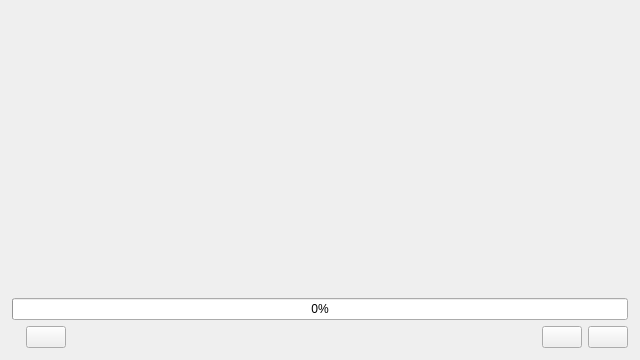
<?xml version="1.0" encoding="UTF-8"?>
<ui version="4.0">
 <class>Form</class>
 <widget class="QWidget" name="Form">
    <property name="minimumSize">
    <size>
    <width>480</width>
    <height>0</height>
    </size>
    </property>
  <property name="geometry">
   <rect>
    <x>0</x>
    <y>0</y>
    <width>640</width>
    <height>360</height>
   </rect>
  </property>
  <property name="windowTitle">
   <string>Form</string>
  </property>
  <layout class="QVBoxLayout" name="verticalLayout_2">
   <property name="leftMargin">
    <number>0</number>
   </property>
   <property name="topMargin">
    <number>0</number>
   </property>
   <property name="rightMargin">
    <number>0</number>
   </property>
   <property name="bottomMargin">
    <number>0</number>
   </property>
   <item>
    <widget class="QWidget" name="header" native="true">
     <property name="sizePolicy">
      <sizepolicy hsizetype="Expanding" vsizetype="Fixed">
       <horstretch>0</horstretch>
       <verstretch>0</verstretch>
      </sizepolicy>
     </property>
    </widget>
   </item>
   <item>
    <layout class="QVBoxLayout" name="verticalLayout" stretch="0,0,0">
     <property name="leftMargin">
      <number>12</number>
     </property>
     <property name="topMargin">
      <number>12</number>
     </property>
     <property name="rightMargin">
      <number>12</number>
     </property>
     <property name="bottomMargin">
      <number>12</number>
     </property>
     <item>
      <widget class="QLabel" name="dialogText">
        <property name="textFormat">
          <enum>Qt::RichText</enum>
        </property>
       <property name="wordWrap">
        <bool>true</bool>
       </property>
      </widget>
     </item>
     <item>
      <widget class="QProgressBar" name="progressBar">
       <property name="visible">
        <bool>false</bool>
       </property>
       <property name="minimum">
        <number>0</number>
       </property>
       <property name="maximum">
        <number>100</number>
       </property>
       <property name="value">
        <number>0</number>
       </property>
       <property name="textVisible">
        <bool>true</bool>
       </property>
      </widget>
     </item>
     <item>
      <layout class="QHBoxLayout" name="horizontalLayout" stretch="1,0,0">
       <item>
        <layout class="QHBoxLayout" name="user_info_layout">
         <property name="spacing">
          <number>7</number>
         </property>
         <property name="topMargin">
          <number>0</number>
         </property>
         <item>
          <widget class="QLabel" name="user_info_label">
           <property name="text">
            <string/>
           </property>
           <property name="visible">
            <bool>false</bool>
           </property>
           <property name="wordWrap">
            <bool>false</bool>
           </property>
          </widget>
         </item>
         <item>
          <widget class="QPushButton" name="log_out_button">
           <property name="sizePolicy">
            <sizepolicy hsizetype="Minimum" vsizetype="Fixed">
             <horstretch>0</horstretch>
             <verstretch>0</verstretch>
            </sizepolicy>
           </property>
           <property name="visible">
            <bool>false</bool>
           </property>
          </widget>
         </item>
         <item>
          <spacer name="horizontalSpacer">
           <property name="orientation">
            <enum>Qt::Horizontal</enum>
           </property>
           <property name="sizeHint" stdset="0">
            <size>
             <width>40</width>
             <height>20</height>
            </size>
           </property>
          </spacer>
         </item>
        </layout>
       </item>
       <item>
        <widget class="QPushButton" name="secondaryButton"/>
       </item>
       <item>
        <widget class="QPushButton" name="primaryButton"/>
       </item>
      </layout>
     </item>
    </layout>
   </item>
  </layout>
 </widget>
 <resources/>
 <connections/>
</ui>
